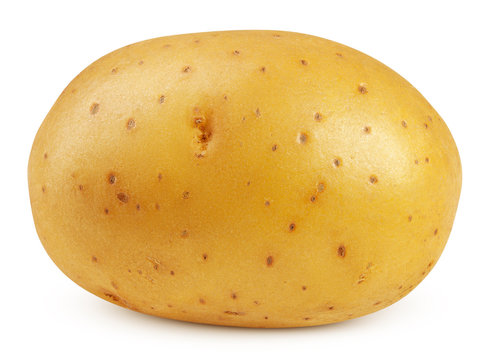
#> input picture freshpotato.jpg, 488 x 360 px
$ python freshness_detector.py
#> lines starting #> are read from the running program, lines starting #| are printed output that depends on the picture; after the words box and inside, x2 and y2 are one past the last pixel; in counts of white or black regions, pixels touching at a corner belong together
import cv2
import numpy as np
import pandas as pd

# Input from louie
vegetable = "potato"

# Load nutritional values
nutritional_values = pd.read_csv('nutritional_values.csv')
#> (reads nutritional_values.csv from the repository)

# Convert to HSV
image = cv2.imread("freshpotato.jpg")
#> image is the input picture: shape (360, 488, 3); mean B, G, R 144.4, 203.8, 235.2
hsv = cv2.cvtColor(image, cv2.COLOR_BGR2HSV)
#> hsv: shape (360, 488, 3); mean H, S, V 15.2, 104.4, 235.2

fresh_ranges = {
        "potato": ([20, 50, 50], [30, 255, 255]),  # yellow
        "carrot": ([5, 100, 100], [20, 255, 255]),  # orange
        "cabbage": ([35, 50, 50], [85, 255, 255])  # green
}

freshness_status = "rotten"

if vegetable in fresh_ranges:
    lower, upper = fresh_ranges[vegetable]
    lower_bound = np.array(lower, dtype=np.uint8)
    upper_bound = np.array(upper, dtype=np.uint8)

    mask = cv2.inRange(hsv, lower_bound, upper_bound)
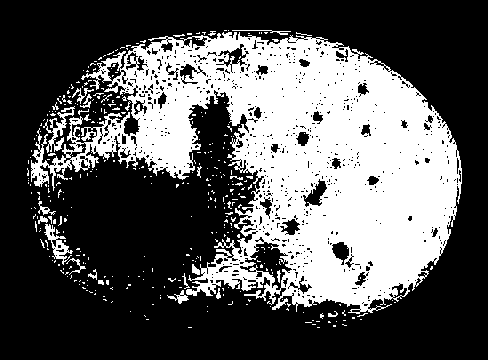
#> mask: shape (360, 488); 35.2% white; 360 white regions (335 under 20 px), largest, box (x1, y1, x2, y2) and area: (31, 32, 462, 314) 58634, (43, 106, 75, 153) 409, (44, 224, 73, 265) 369
    result = cv2.bitwise_and(image, image, mask=mask)
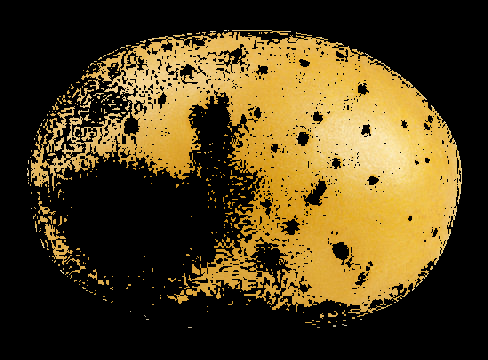
#> result: shape (360, 488, 3); mean B, G, R 28.5, 64.6, 81

    non_zero_pixels = cv2.countNonZero(mask)
#> non_zero_pixels = 61813
    if non_zero_pixels > 10000:  # mema
        freshness_status = "fresh"

if freshness_status == "fresh":
    print(f"{vegetable.capitalize()} is fresh!")
    vegetable_data = nutritional_values[nutritional_values['name'].str.lower() == vegetable.lower()]

    if not vegetable_data.empty:
        print("Nutritional Information:")
        for nutrient, value in vegetable_data.iloc[0].items():
            print(f"{nutrient}: {value}")
    else:
        print("Nutritional data not found for this vegetable.")
else:
    print("Rotten vegetable detected.")

cv2.imshow("Original Image", image)
cv2.imshow("Mask", mask)
cv2.waitKey(0)
